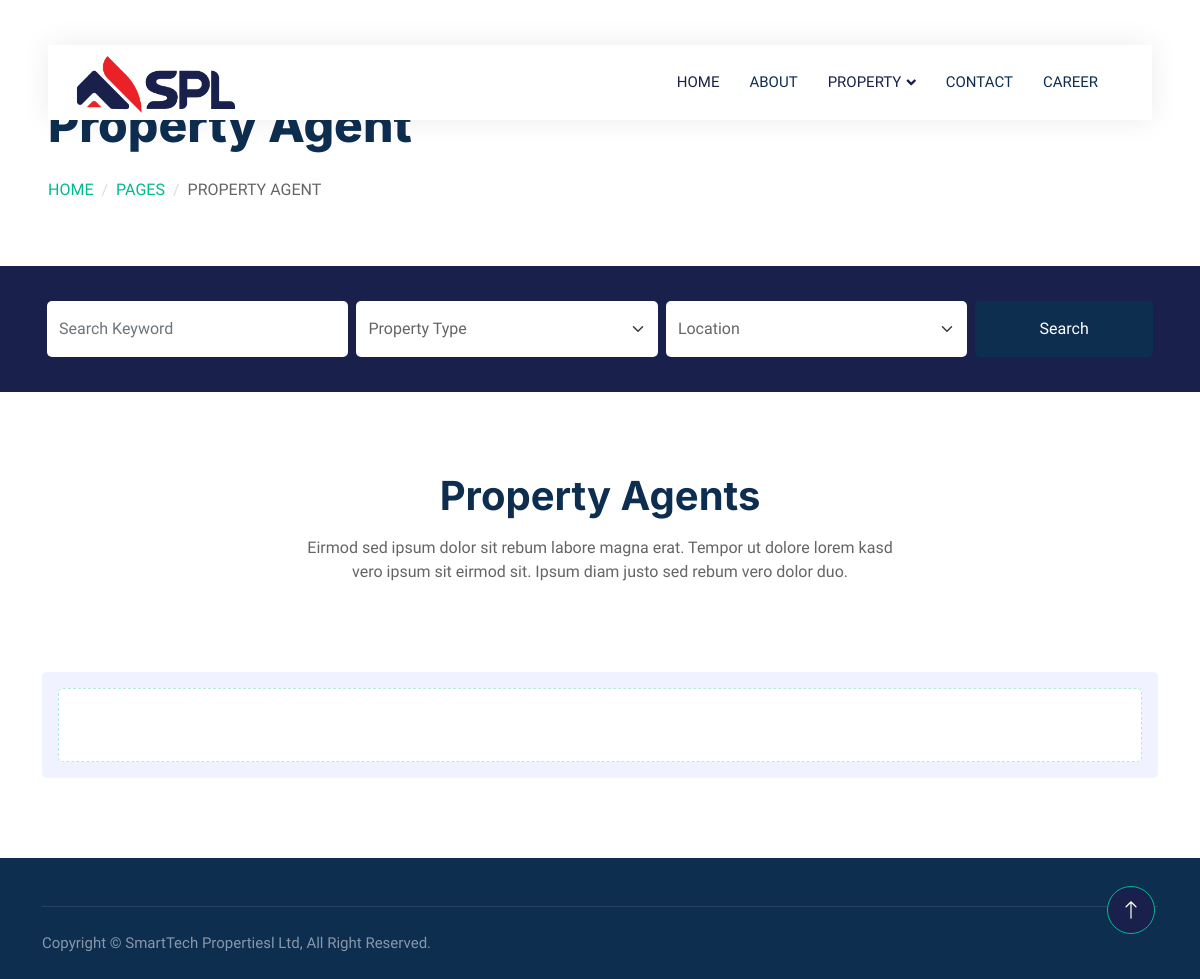
The page /propertyAgent/ on the database as committed earlier.
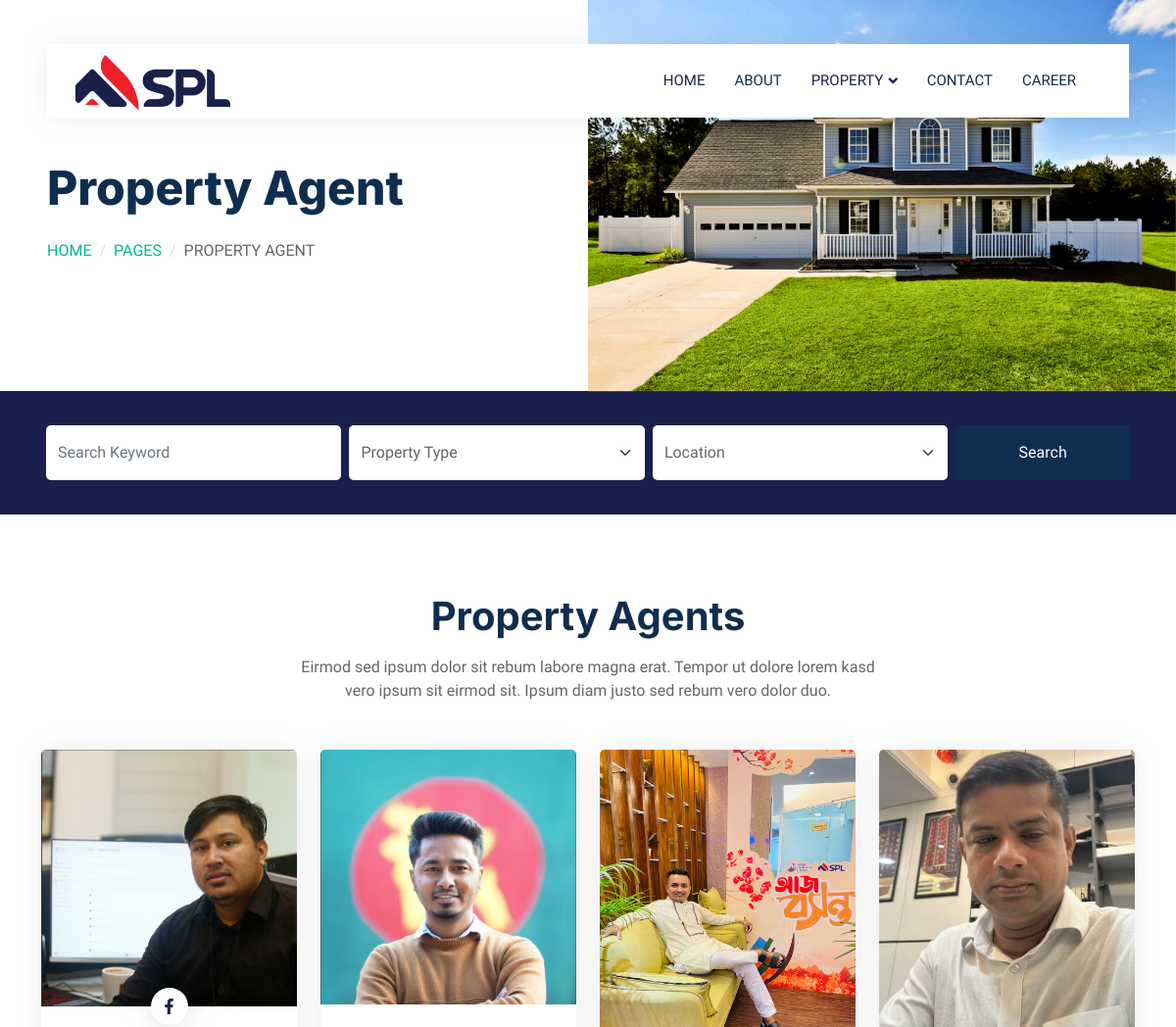
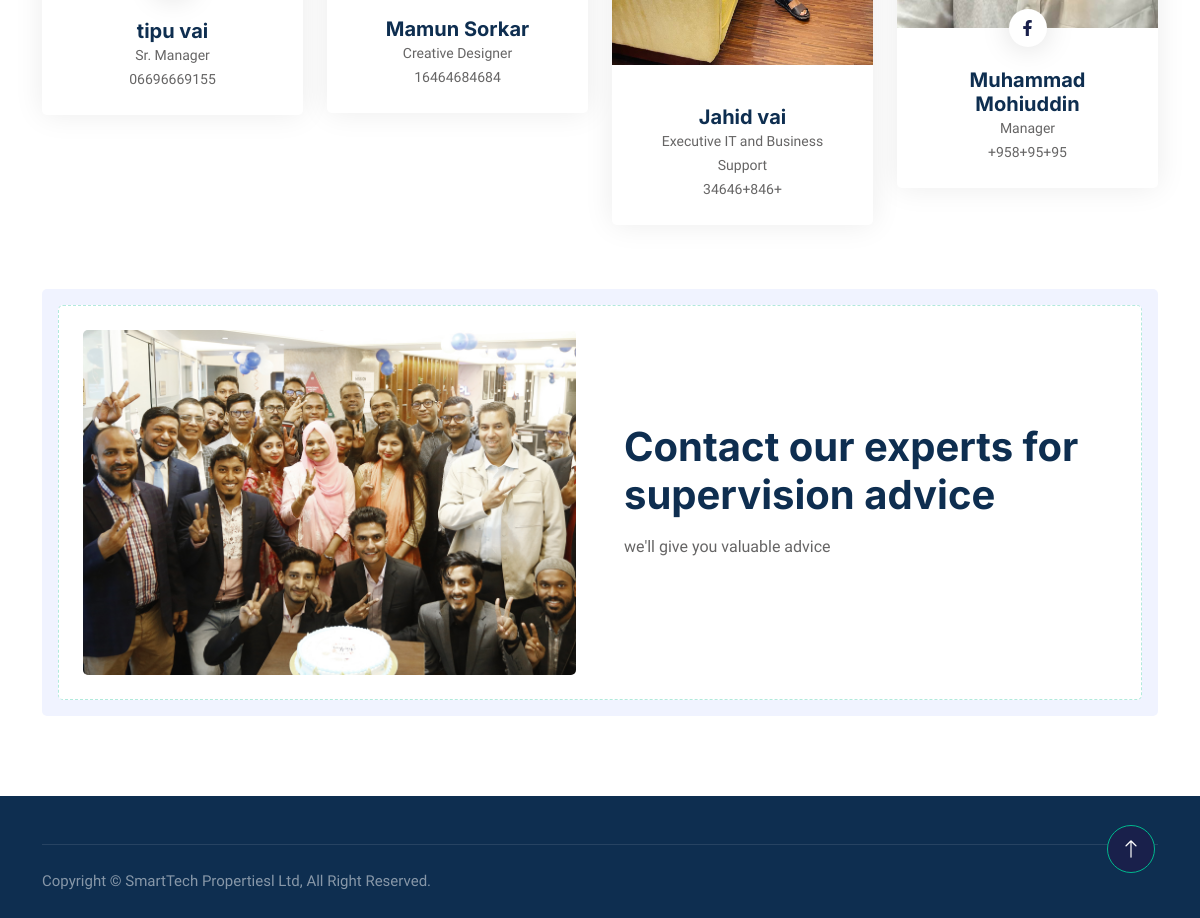
The same page on the database as committed later (2 pictures, top to bottom).
### properties/models.py (models this page shows, shortened)
class PropertyAgent_HeaderImage(models.Model):
    image = models.ImageField(upload_to='header_images', null=True, blank=True)

class PropertyAgent_TeamMember(models.Model):
    full_name = models.CharField(max_length=255)
    designation = models.CharField(max_length=255)
    number=models.CharField(max_length=20,null=True)
    image = models.ImageField(upload_to='team_images')
    facebook_url = models.URLField(blank=True, null=True)
    twitter_url = models.URLField(blank=True, null=True)
    instagram_url = models.URLField(blank=True, null=True)

class PropertyAgent_CallToAction(models.Model):
    image = models.ImageField(upload_to='cta_images')
    title = models.CharField(max_length=255)
    description = models.TextField()

### properties/views.py (the view)
# urls.py: path('propertyAgent/',views.propertyAgent,name="propertyAgent"),
def propertyAgent(request):
    header_image = PropertyAgent_HeaderImage.objects.first()
    team_members = PropertyAgent_TeamMember.objects.all()
    cta = PropertyAgent_CallToAction.objects.first()
    context = {
        'header_image': header_image,
        'team_members': team_members,
        'cta': cta,
    }
    return render(request, 'properties/property-agent.html', context)

### properties/templates/properties/property-agent.html (shortened to what this page needs)
{% extends "properties/base.html" %}
{% block body %}
{% load static %}
<div class="container-fluid header bg-white p-0">
    <div class="row g-0 align-items-center flex-column-reverse flex-md-row">
        <div class="col-md-6 p-5 mt-lg-5">
            <h1 class="display-5 animated fadeIn mb-4">Property Agent</h1>
            <nav aria-label="breadcrumb animated fadeIn">
                <ol class="breadcrumb text-uppercase">
                    <li class="breadcrumb-item"><a href="#">Home</a></li>
                    <li class="breadcrumb-item"><a href="#">Pages</a></li>
                    <li class="breadcrumb-item text-body active" aria-current="page">Property Agent</li>
                </ol>
            </nav>
        </div>
        <div class="col-md-6 animated fadeIn">
            <img class="img-fluid" src="{{ header_image.image.url }}" alt="{{ header_image.alt_text }}">
        </div>
    </div>
</div>
<div class="container-fluid bg-primary mb-5 wow fadeIn" data-wow-delay="0.1s" style="padding: 35px;">
    <div class="container">
        <div class="row g-2">
            <div class="col-md-10">
                <div class="row g-2">
                    <div class="col-md-4">
                        <input type="text" class="form-control border-0 py-3" placeholder="Search Keyword">
                    </div>
                    <div class="col-md-4">
                        <select class="form-select border-0 py-3">
                            <option selected>Property Type</option>
                        </select>
                    </div>
                    <div class="col-md-4">
                        <select class="form-select border-0 py-3">
                            <option selected>Location</option>
                        </select>
                    </div>
                </div>
            </div>
            <div class="col-md-2">
                <button class="btn btn-dark border-0 w-100 py-3">Search</button>
            </div>
        </div>
    </div>
</div>
<div class="container-xxl py-5">
    <div class="container">
        <div class="text-center mx-auto mb-5 wow fadeInUp" data-wow-delay="0.1s" style="max-width: 600px;">
            <h1 class="mb-3">Property Agents</h1>
            <p>Eirmod sed ipsum dolor sit rebum labore magna erat. Tempor ut dolore lorem kasd vero ipsum sit eirmod sit. Ipsum diam justo sed rebum vero dolor duo.</p>
        </div>
        <div class="row g-4">
            {% for member in team_members %}
            <div class="col-lg-3 col-md-6 wow fadeInUp" data-wow-delay="0.{{ forloop.counter0 }}s">
                <div class="team-item rounded overflow-hidden">
                    <div class="position-relative">
                        <img class="img-fluid" src="{{ member.image.url }}" alt="">
                        <div class="position-absolute start-50 top-100 translate-middle d-flex align-items-center">
                            {% if member.facebook_url %}
                            <a class="btn btn-square mx-1" href="{{ member.facebook_url }}"><i class="fab fa-facebook-f"></i></a>
                            {% endif %}
                        </div>
                    </div>
                    <div class="text-center p-4 mt-3">
                        <h5 class="fw-bold mb-0">{{ member.full_name }}</h5>
                        <small>{{ member.designation }}</small>
                        <br>
                        <small>{{ member.number }}</small>
                    </div>
                </div>
            </div>
            {% endfor %}
        </div>
    </div>
</div>
<div class="container-xxl py-5">
    <div class="container">
        <div class="bg-light rounded p-3">
            <div class="bg-white rounded p-4" style="border: 1px dashed rgba(0, 185, 142, .3)">
                <div class="row g-5 align-items-center">
                    <div class="col-lg-6 wow fadeIn" data-wow-delay="0.1s">
                        <img class="img-fluid rounded w-100" src="{{ cta.image.url }}" alt="">
                    </div>
                    <div class="col-lg-6 wow fadeIn" data-wow-delay="0.5s">
                        <div class="mb-4">
                            <h1 class="mb-3">{{ cta.title }}</h1>
                            <p>{{ cta.description }}</p>
                        </div>
                    </div>
                </div>
            </div>
        </div>
    </div>
</div>
{% endblock %}

### properties/templates/properties/base.html (shortened to what this page needs)
{% load static %}
<!DOCTYPE html>
<html lang="en">
<head>
    <link href="https://cdnjs.cloudflare.com/ajax/libs/font-awesome/5.10.0/css/all.min.css" rel="stylesheet">
    <link href="https://cdn.jsdelivr.net/npm/bootstrap-icons@1.4.1/font/bootstrap-icons.css" rel="stylesheet">
    <link href={% static "lib/animate/animate.min.css"%} rel="stylesheet">
    <link href={% static "lib/owlcarousel/assets/owl.carousel.min.css"%} rel="stylesheet">
    <link href={% static "css/bootstrap.min.css"%} rel="stylesheet">
    <link href={% static "css/style.css"%} rel="stylesheet">
</head>
<body>
    <div class="container-xxl bg-white p-0">
     <div class="container-fluid nav-bar bg-transparent">
        <nav class="navbar navbar-expand-lg bg-white navbar-light py-0 px-4">
            <a href="{% url 'home' %}" class="navbar-brand d-flex align-items-center text-center">
                <h1 class="m-0 text-primary"><img src={% static "img/spl_logo.png"%} style="width:170px;"></h1>
            </a>
            <div class="collapse navbar-collapse" id="navbarCollapse">
                <div class="navbar-nav ms-auto">
                    <a href="{% url 'home' %}" class="nav-item nav-link active">Home</a>
                    <a href="{% url 'about' %}" class="nav-item nav-link">About</a>
                    <div class="nav-item dropdown">
                        <a href="#" class="nav-link dropdown-toggle active" data-bs-toggle="dropdown">Property</a>
                    </div>
                    <a href="{% url 'contact' %}" class="nav-item nav-link">Contact</a>
                    <a href="{% url 'career' %}" class="nav-item nav-link">Career</a>
                </div>
            </div>
        </nav>
    </div>
    {% block body %}
    {% endblock %}
        <div class="container-fluid bg-dark text-white-50 footer pt-5 mt-5 wow fadeIn" data-wow-delay="0.1s">
            <div class="container">
                <div class="copyright">
                    <div class="row">
                        <div class="col-md-6 text-center text-md-start mb-3 mb-md-0">
                            Copyright &copy;&nbsp;SmartTech Propertiesl Ltd, All Right Reserved.</div>
                    </div>
                </div>
            </div>
        </div>
        <a href="#" class="btn btn-lg btn-primary btn-lg-square back-to-top"><i class="bi bi-arrow-up"></i></a>
    </div>
</body>
</html>

### properties/static/css/style.css (style rules this page uses)
:root { --primary: #19204B; --secondary: #FF6922; --light: #EFFDF5; --dark: #0E2E50; }
.back-to-top { position: fixed; display: none; right: 45px; bottom: 45px; z-index: 99; }
.btn { transition: .5s; }
.btn.btn-primary, .btn.btn-secondary { color: #FFFFFF; }
.btn-square { width: 38px; height: 38px; }
.btn-lg-square { width: 48px; height: 48px; }
.btn-square, .btn-sm-square, .btn-lg-square { padding: 0; display: flex; align-items: center; justify-content: center; font-weight: normal; border-radius: 50px; }
.nav-bar { position: relative; margin-top: 45px; padding: 0 3rem; transition: .5s; z-index: 9999; }
.navbar { box-shadow: 0 0 30px rgba(0, 0, 0, .08); }
.navbar .dropdown-toggle::after { border: none; content: "\f107"; font-family: "Font Awesome 5 Free"; font-weight: 900; vertical-align: middle; margin-left: 5px; transition: .5s; }
.navbar-light .navbar-nav .nav-link { margin-right: 30px; padding: 25px 0; color: #FFFFFF; font-size: 15px; text-transform: uppercase; outline: none; }
.navbar-light .navbar-nav .nav-link:hover, .navbar-light .navbar-nav .nav-link.active { color: var(--primary); }
.navbar-light .navbar-brand { height: 75px; }
.navbar-light .navbar-nav .nav-link { color: var(--dark); font-weight: 500; }
@media (min-width: 992px) { .header { margin-top: -120px; } }
.breadcrumb-item + .breadcrumb-item::before { color: #DDDDDD; }
.team-item { box-shadow: 0 0 30px rgba(0, 0, 0, .08); transition: .5s; }
.team-item .btn { color: var(--primary); background: #FFFFFF; box-shadow: 0 0 30px rgba(0, 0, 0, .15); }
.footer .copyright { padding: 25px 0; font-size: 15px; border-top: 1px solid rgba(256, 256, 256, .1); }

Rows that differ between the two databases and show on the page:
added PropertyAgent_HeaderImage: image (picture)
added PropertyAgent_TeamMember: image (picture), full_name "tipu vai", designation "Sr. Manager", number "06696669155"
added PropertyAgent_TeamMember: image (picture), full_name "Mamun Sorkar", designation "Creative Designer", number "16464684684"
added PropertyAgent_TeamMember: image (picture), full_name "Jahid vai", designation "Executive IT and Business Support", number "34646+846+"
added PropertyAgent_TeamMember: image (picture), full_name "Muhammad Mohiuddin", designation "Manager", number "+958+95+95"
added PropertyAgent_CallToAction: image (picture), title "Contact our experts for supervision advice", description "we'll give you valuable advice"
